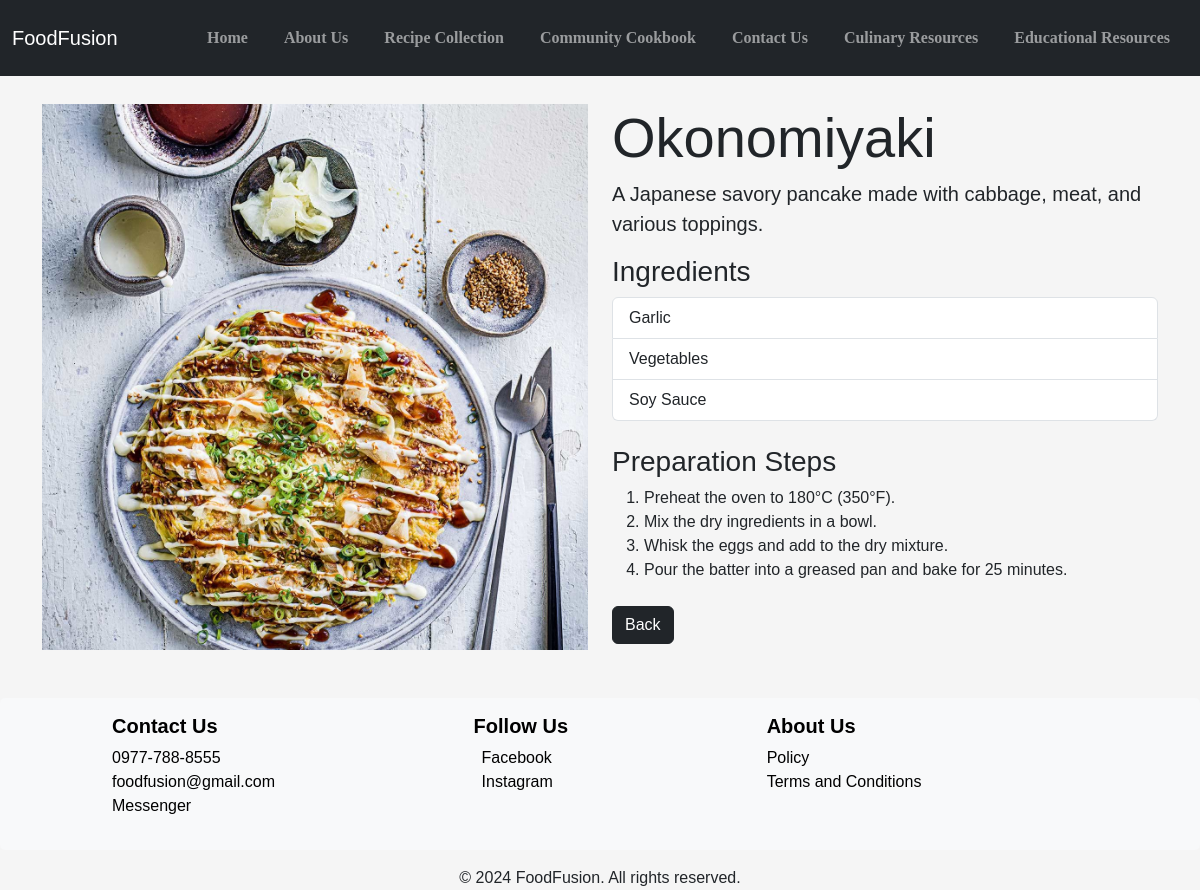
Screenshot of /detail.php?recipe_id=7 with the database file from the repository.
### tables this page shows
CREATE TABLE `recipe` (
  `recipe_id` int(11) NOT NULL,
  `recipe_name` varchar(255) NOT NULL,
  `country_id` int(11) DEFAULT NULL,
  `recipe_img` varchar(255) DEFAULT NULL,
  `difficulty_id` int(11) DEFAULT NULL,
  `description` text DEFAULT NULL
);

CREATE TABLE `ingredient` (
  `ingre_id` int(11) NOT NULL,
  `ingre_name` varchar(255) NOT NULL
);

### detail.php (the view, shortened to what this page needs)
<?php
$host = 'localhost';
$dbname = 'backendproject';
$username = 'root';
$password = '';
try {
    $pdo = new PDO("mysql:host=$host;dbname=$dbname", $username, $password);
    $pdo->setAttribute(PDO::ATTR_ERRMODE, PDO::ERRMODE_EXCEPTION);
    if (isset($_GET['recipe_id']) && is_numeric($_GET['recipe_id'])) {
        $recipe_id = intval($_GET['recipe_id']);
        $recipe_stmt = $pdo->prepare("SELECT * FROM recipe WHERE recipe_id = :recipe_id");
        $recipe_stmt->execute(['recipe_id' => $recipe_id]);
        $recipe = $recipe_stmt->fetch(PDO::FETCH_ASSOC);
        $ingredients_stmt = $pdo->prepare(
            "SELECT i.ingre_name AS ingredient_name
             FROM ingredient i
             INNER JOIN recipe_ingredient ri ON i.ingre_id = ri.ingre_id
             WHERE ri.recipe_id = :recipe_id"
        );
        $ingredients_stmt->execute(['recipe_id' => $recipe_id]);
        $ingredients = $ingredients_stmt->fetchAll(PDO::FETCH_ASSOC);
    } else {
        echo "Invalid Recipe ID!";
        exit;
    }
} catch (PDOException $e) {
    echo "Connection failed: " . $e->getMessage();
    error_log("Database Error: " . $e->getMessage());
    exit;
}
?>
<!DOCTYPE html>
<html lang="en">
<head>
    <link href="https://cdn.jsdelivr.net/npm/bootstrap@5.3.3/dist/css/bootstrap.min.css" rel="stylesheet">
</head>
<body>
    <?php include 'header.php'; ?>
    <div class="container my-5 recipe-detail">
        <div class="row">
            <div class="col-md-6">
                <img src="image/<?= htmlspecialchars($recipe['recipe_img'] ?? 'default.png') ?>"
                     alt="<?= htmlspecialchars($recipe['recipe_name'] ?? 'Recipe') ?>"
                     class="img-fluid">
            </div>
            <div class="col-md-6">
                <h1 class="display-4"><?= htmlspecialchars($recipe['recipe_name'] ?? 'Recipe Name') ?></h1>
                <p class="lead"><?= htmlspecialchars($recipe['description'] ?? 'No description available.') ?></p>
                <h3>Ingredients</h3>
                <ul class="list-group mb-4">
                    <?php if (!empty($ingredients)): ?>
                        <?php foreach ($ingredients as $ingredient): ?>
                            <li class="list-group-item"><?= htmlspecialchars($ingredient['ingredient_name']) ?></li>
                        <?php endforeach; ?>
                    <?php else: ?>
                        <li class="list-group-item">No ingredients listed for this recipe.</li>
                    <?php endif; ?>
                </ul>
                <h3>Preparation Steps</h3>
                <ol class="mb-4">
                    <li>Preheat the oven to 180°C (350°F).</li>
                    <li>Mix the dry ingredients in a bowl.</li>
                    <li>Whisk the eggs and add to the dry mixture.</li>
                    <li>Pour the batter into a greased pan and bake for 25 minutes.</li>
                </ol>
                <a href="reciepeCollection.php" class="btn btn-dark text-white">Back</a>
            </div>
        </div>
    </div>
    <?php include 'footer.php'; ?>
</body>
</html>

### style.css (style rules this page uses)
body { font-family: Arial, sans-serif; font-size: 16px; background-color: #f5f5f5; padding-top: 56px; }

### detail.php (style rules this page uses)
.recipe-detail img { width: 100%; height: auto; }

### rows the page displays
recipe: recipe_img (picture), recipe_name "Okonomiyaki", description "A Japanese savory pancake made with cabbage, meat, and various toppings."
ingredient: ingre_name "Garlic"
ingredient: ingre_name "Vegetables"
ingredient: ingre_name "Soy Sauce"
